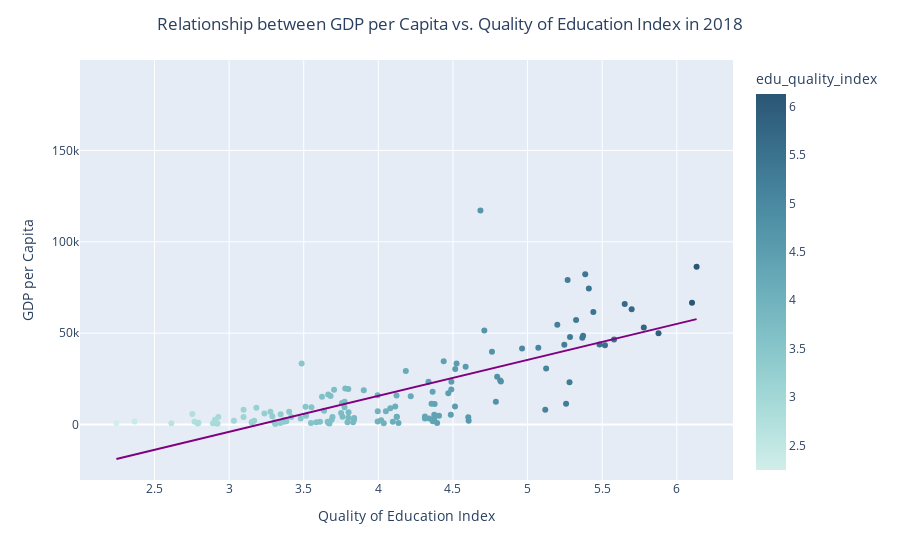

The notebook cell this image was saved under:
### Markdown cell above
Ok there's a strong association

### Code cell
fig = px.scatter(data_frame=df_indicators_2018,x='edu_quality_index',y='gdppc',hover_name='country',color='edu_quality_index', trendline='ols',
                log_y=False, labels={'val_qual_ed':'Education Quality Index'}, color_continuous_scale=px.colors.sequential.Teal,  
                trendline_color_override='Purple')

#Setting the labels of the plot
fig.update_layout(
    title={
        'text': 'Relationship between GDP per Capita vs. Quality of Education Index in 2018',
        'x':0.5,
        'xanchor': 'center'},
    xaxis_title='Quality of Education Index',
    yaxis_title='GDP per Capita',
    legend={'title':'Quality of Education Index'}
)

fig.show()

### Figure 1 — Plotly figure (JSON) as saved in the notebook; plotly's stock layout.template omitted (floating-point values rounded to 4 significant figures; data arrays with more than 128 entries replaced by an {"elided": "..."} marker saying what was removed)
{"data": [{"hovertemplate": "<b>%{hovertext}</b><br><br>edu_quality_index=%{marker.color}<br>gdppc=%{y}<extra></extra>", "hovertext": {"elided": "213 str values"}, "legendgroup": "", "marker": {"color": {"elided": "213 float values"}, "coloraxis": "coloraxis", "symbol": "circle"}, "mode": "markers", "name": "", "orientation": "v", "showlegend": false, "type": "scatter", "x": {"elided": "213 float values"}, "xaxis": "x", "y": {"elided": "213 float values"}, "yaxis": "y"}, {"hovertemplate": "<b>OLS trendline</b><br>gdppc = 19693 * edu_quality_index + -63107.6<br>R<sup>2</sup>=0.559721<br><br>edu_quality_index=%{x}<br>gdppc=%{y} <b>(trend)</b><extra></extra>", "legendgroup": "", "line": {"color": "Purple"}, "marker": {"symbol": "circle"}, "mode": "lines", "name": "", "showlegend": false, "type": "scatter", "x": {"elided": "133 float values"}, "xaxis": "x", "y": {"elided": "133 float values"}, "yaxis": "y"}], "layout": {"coloraxis": {"colorbar": {"title": {"text": "edu_quality_index"}}, "colorscale": [[0, "rgb(209, 238, 234)"], [0.1667, "rgb(168, 219, 217)"], [0.3333, "rgb(133, 196, 201)"], [0.5, "rgb(104, 171, 184)"], [0.6667, "rgb(79, 144, 166)"], [0.8333, "rgb(59, 115, 143)"], [1, "rgb(42, 86, 116)"]]}, "legend": {"title": {"text": "Quality of Education Index"}, "tracegroupgap": 0}, "margin": {"t": 60}, "title": {"text": "Relationship between GDP per Capita vs. Quality of Education Index in 2018", "x": 0.5, "xanchor": "center"}, "xaxis": {"anchor": "y", "domain": [0, 1], "title": {"text": "Quality of Education Index"}}, "yaxis": {"anchor": "x", "domain": [0, 1], "title": {"text": "GDP per Capita"}}}}
